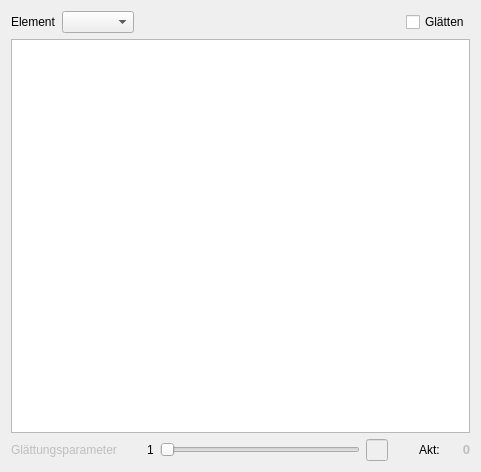
<?xml version="1.0" encoding="UTF-8"?>
<ui version="4.0">
 <class>PlotWindow</class>
 <widget class="QDialog" name="PlotWindow">
  <property name="geometry">
   <rect>
    <x>0</x>
    <y>0</y>
    <width>481</width>
    <height>472</height>
   </rect>
  </property>
  <property name="windowTitle">
   <string>Plotfenster</string>
  </property>
  <layout class="QVBoxLayout" name="verticalLayout">
   <item>
    <layout class="QHBoxLayout" name="horizontalLayout">
     <item>
      <widget class="QLabel" name="label">
       <property name="text">
        <string>Element</string>
       </property>
      </widget>
     </item>
     <item>
      <widget class="QComboBox" name="cb_element">
       <property name="toolTip">
        <string>Element, welches geplotted werden soll.</string>
       </property>
      </widget>
     </item>
     <item>
      <spacer name="horizontalSpacer_3">
       <property name="orientation">
        <enum>Qt::Horizontal</enum>
       </property>
       <property name="sizeHint" stdset="0">
        <size>
         <width>40</width>
         <height>20</height>
        </size>
       </property>
      </spacer>
     </item>
     <item>
      <widget class="QCheckBox" name="cb_toggle_smooth">
       <property name="toolTip">
        <string>Hier kann die globale Einstellung des Glättens überschrieben werden (sinnvoll zum testen)</string>
       </property>
       <property name="text">
        <string>Glätten</string>
       </property>
      </widget>
     </item>
    </layout>
   </item>
   <item>
    <widget class="PlotWidget" name="graphWidget"/>
   </item>
   <item>
    <layout class="QHBoxLayout" name="horizontalLayout_2">
     <item>
      <widget class="QLabel" name="labSlider">
       <property name="enabled">
        <bool>false</bool>
       </property>
       <property name="text">
        <string>Glättungsparameter</string>
       </property>
      </widget>
     </item>
     <item>
      <spacer name="horizontalSpacer">
       <property name="orientation">
        <enum>Qt::Horizontal</enum>
       </property>
       <property name="sizeHint" stdset="0">
        <size>
         <width>40</width>
         <height>20</height>
        </size>
       </property>
      </spacer>
     </item>
     <item>
      <widget class="QLabel" name="label_3">
       <property name="text">
        <string>1</string>
       </property>
      </widget>
     </item>
     <item>
      <widget class="QSlider" name="slider">
       <property name="enabled">
        <bool>false</bool>
       </property>
       <property name="sizePolicy">
        <sizepolicy hsizetype="Maximum" vsizetype="Fixed">
         <horstretch>0</horstretch>
         <verstretch>0</verstretch>
        </sizepolicy>
       </property>
       <property name="minimumSize">
        <size>
         <width>200</width>
         <height>0</height>
        </size>
       </property>
       <property name="orientation">
        <enum>Qt::Horizontal</enum>
       </property>
      </widget>
     </item>
     <item>
      <widget class="QLineEdit" name="txt_max">
       <property name="enabled">
        <bool>false</bool>
       </property>
       <property name="maximumSize">
        <size>
         <width>35</width>
         <height>16777215</height>
        </size>
       </property>
       <property name="toolTip">
        <string>Maximalwert des Sliders. Verringern für präzisere Einstellung.</string>
       </property>
      </widget>
     </item>
     <item>
      <spacer name="horizontalSpacer_2">
       <property name="orientation">
        <enum>Qt::Horizontal</enum>
       </property>
       <property name="sizeHint" stdset="0">
        <size>
         <width>40</width>
         <height>20</height>
        </size>
       </property>
      </spacer>
     </item>
     <item>
      <widget class="QLabel" name="label_2">
       <property name="text">
        <string>Akt:</string>
       </property>
      </widget>
     </item>
     <item>
      <widget class="QLabel" name="labelCurrentValueSlider">
       <property name="enabled">
        <bool>false</bool>
       </property>
       <property name="sizePolicy">
        <sizepolicy hsizetype="Maximum" vsizetype="Preferred">
         <horstretch>0</horstretch>
         <verstretch>0</verstretch>
        </sizepolicy>
       </property>
       <property name="minimumSize">
        <size>
         <width>24</width>
         <height>0</height>
        </size>
       </property>
       <property name="maximumSize">
        <size>
         <width>24</width>
         <height>16777215</height>
        </size>
       </property>
       <property name="palette">
        <palette>
         <active>
          <colorrole role="WindowText">
           <brush brushstyle="SolidPattern">
            <color alpha="255">
             <red>255</red>
             <green>0</green>
             <blue>0</blue>
            </color>
           </brush>
          </colorrole>
         </active>
         <inactive>
          <colorrole role="WindowText">
           <brush brushstyle="SolidPattern">
            <color alpha="255">
             <red>255</red>
             <green>0</green>
             <blue>0</blue>
            </color>
           </brush>
          </colorrole>
         </inactive>
         <disabled>
          <colorrole role="WindowText">
           <brush brushstyle="SolidPattern">
            <color alpha="255">
             <red>120</red>
             <green>120</green>
             <blue>120</blue>
            </color>
           </brush>
          </colorrole>
         </disabled>
        </palette>
       </property>
       <property name="font">
        <font>
         <pointsize>10</pointsize>
         <weight>75</weight>
         <bold>true</bold>
        </font>
       </property>
       <property name="layoutDirection">
        <enum>Qt::RightToLeft</enum>
       </property>
       <property name="text">
        <string>0</string>
       </property>
       <property name="textFormat">
        <enum>Qt::RichText</enum>
       </property>
       <property name="alignment">
        <set>Qt::AlignRight|Qt::AlignTrailing|Qt::AlignVCenter</set>
       </property>
      </widget>
     </item>
    </layout>
   </item>
  </layout>
 </widget>
 <customwidgets>
  <customwidget>
   <class>PlotWidget</class>
   <extends>QGraphicsView</extends>
   <header>pyqtgraph</header>
  </customwidget>
 </customwidgets>
 <resources>
  <include location="resources.qrc"/>
 </resources>
 <connections/>
</ui>
